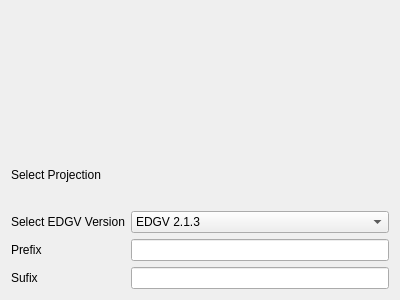
<?xml version="1.0" encoding="UTF-8"?>
<ui version="4.0">
 <class>CreateBatchPostgisFromCsv</class>
 <widget class="QWizardPage" name="CreateBatchPostgisFromCsv">
  <property name="geometry">
   <rect>
    <x>0</x>
    <y>0</y>
    <width>400</width>
    <height>300</height>
   </rect>
  </property>
  <property name="windowTitle">
   <string>WizardPage</string>
  </property>
  <layout class="QGridLayout" name="gridLayout">
   <item row="0" column="0" colspan="2">
    <widget class="SelectFileWidget" name="outputDirSelector" native="true"/>
   </item>
   <item row="1" column="0" colspan="2">
    <widget class="SelectFileWidget" name="customFileSelector" native="true">
     <zorder>mQgsProjectionSelectionWidget</zorder>
    </widget>
   </item>
   <item row="2" column="0">
    <widget class="QLabel" name="label_3">
     <property name="text">
      <string>Select Projection</string>
     </property>
    </widget>
   </item>
   <item row="2" column="1">
    <widget class="QgsProjectionSelectionWidget" name="mQgsProjectionSelectionWidget"/>
   </item>
   <item row="3" column="0">
    <widget class="QLabel" name="label_4">
     <property name="text">
      <string>Select EDGV Version</string>
     </property>
    </widget>
   </item>
   <item row="3" column="1">
    <widget class="QComboBox" name="EdgvVersionComboBox">
     <item>
      <property name="text">
       <string>EDGV 2.1.3</string>
      </property>
     </item>
     <item>
      <property name="text">
       <string>EDGV FTer_2a_Ed</string>
      </property>
     </item>
    </widget>
   </item>
   <item row="4" column="0">
    <widget class="QLabel" name="label">
     <property name="sizePolicy">
      <sizepolicy hsizetype="Preferred" vsizetype="Preferred">
       <horstretch>0</horstretch>
       <verstretch>0</verstretch>
      </sizepolicy>
     </property>
     <property name="text">
      <string>Prefix</string>
     </property>
    </widget>
   </item>
   <item row="4" column="1">
    <widget class="QLineEdit" name="prefixLineEdit"/>
   </item>
   <item row="5" column="0">
    <widget class="QLabel" name="label_2">
     <property name="text">
      <string>Sufix</string>
     </property>
    </widget>
   </item>
   <item row="5" column="1">
    <widget class="QLineEdit" name="sufixLineEdit"/>
   </item>
  </layout>
 </widget>
 <customwidgets>
  <customwidget>
   <class>QgsProjectionSelectionWidget</class>
   <extends>QWidget</extends>
   <header>qgsprojectionselectionwidget.h</header>
  </customwidget>
  <customwidget>
   <class>SelectFileWidget</class>
   <extends>QWidget</extends>
   <header>DsgTools.CustomWidgets.selectFileWidget.h</header>
   <container>1</container>
  </customwidget>
 </customwidgets>
 <resources/>
 <connections/>
</ui>
